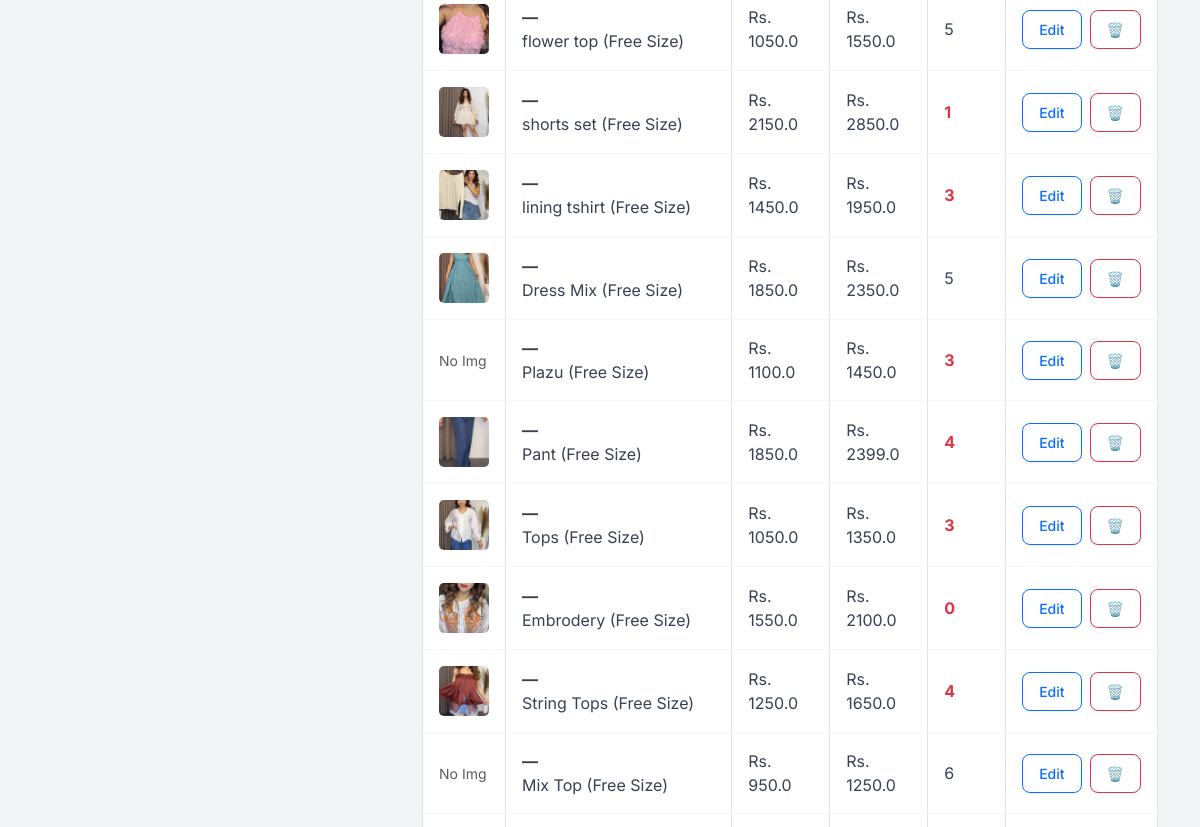
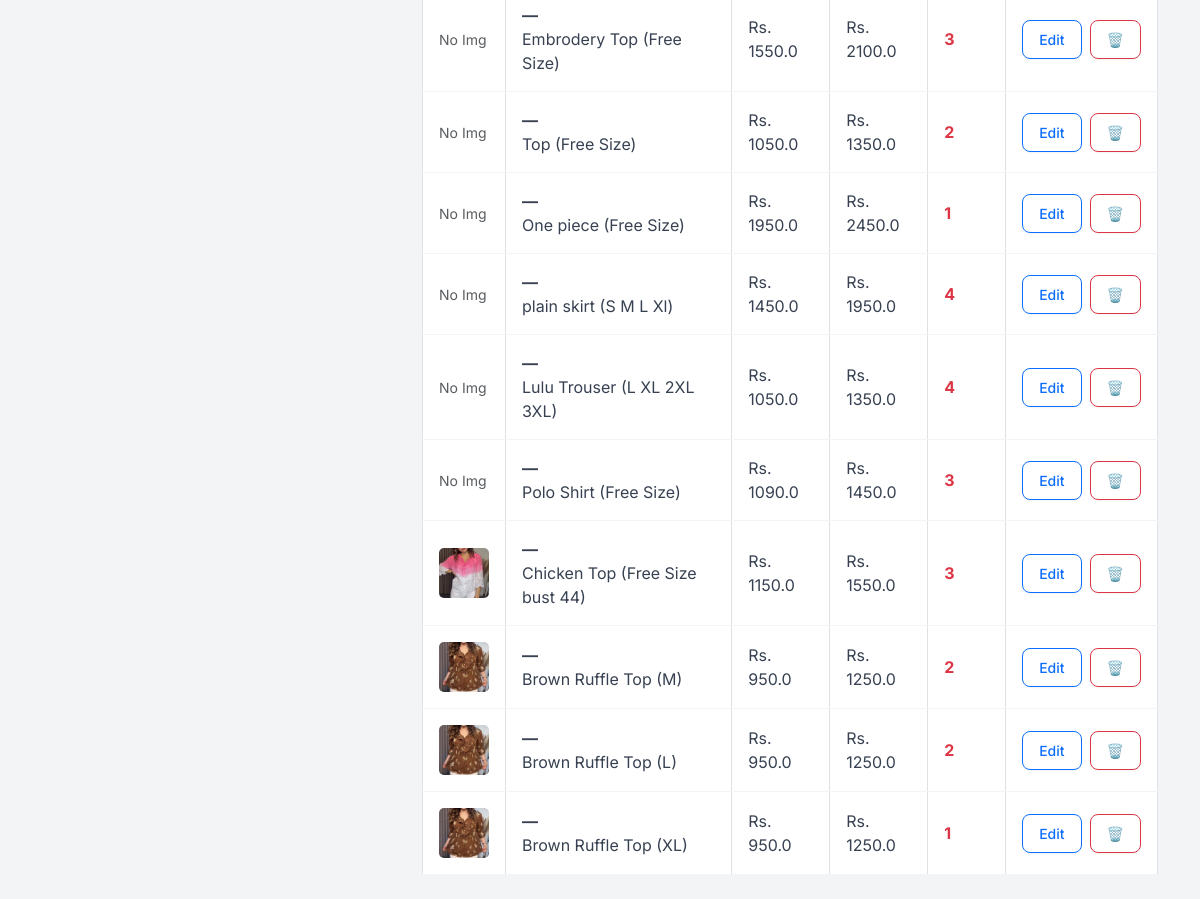
The page /inventory (lower part) on the database as committed earlier (2 pictures, top to bottom).
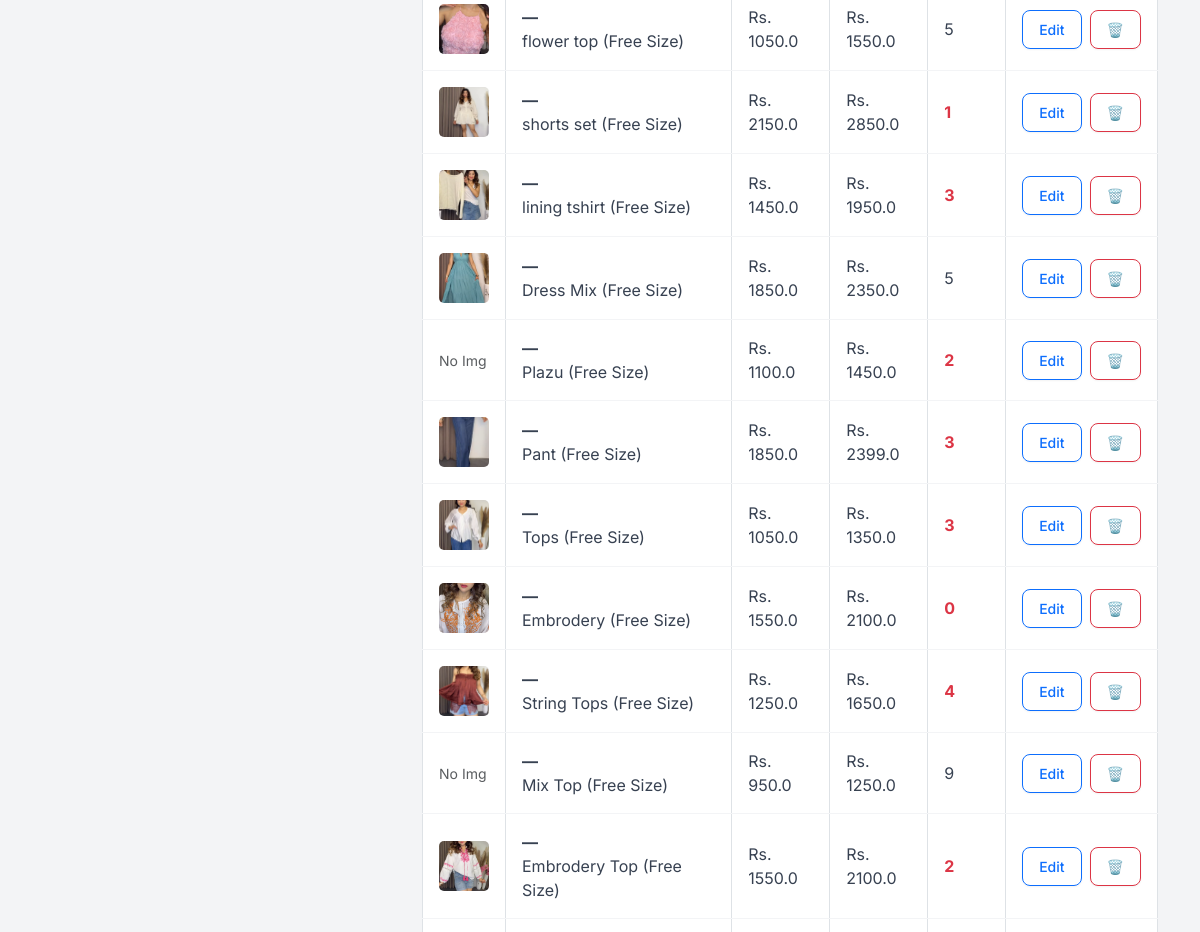
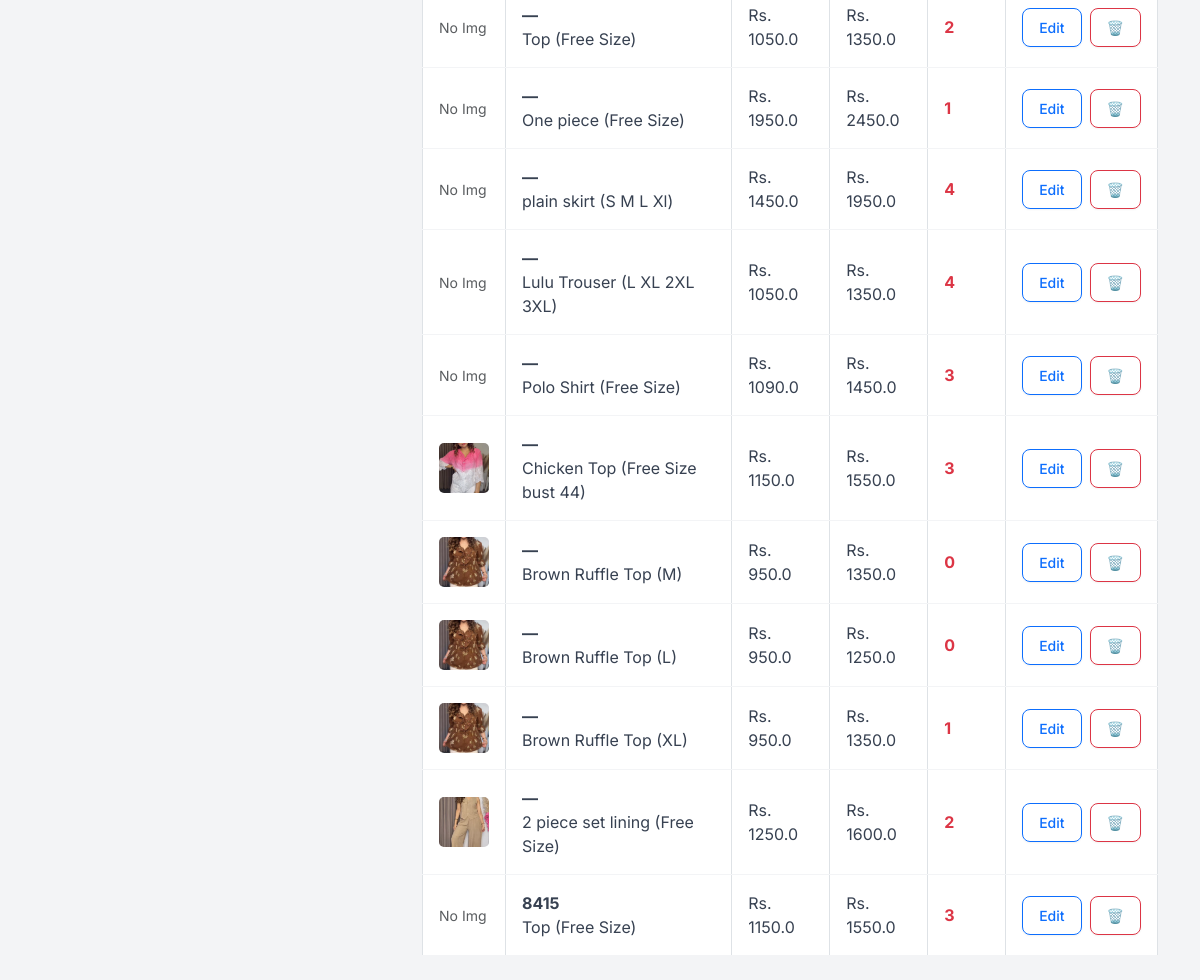
The same page on the database as committed later (2 pictures, top to bottom).
### app.py (models this page shows)
class Product(db.Model):
    id = db.Column(db.Integer, primary_key=True)
    sku = db.Column(db.String(50), unique=True, nullable=True)
    name = db.Column(db.String(100), nullable=False)
    size = db.Column(db.String(10), nullable=False)
    cost_price = db.Column(db.Float, default=0.0)
    price = db.Column(db.Float, nullable=False)
    stock = db.Column(db.Integer, default=0)
    image = db.Column(db.String(100), nullable=True)

### app.py (the view, shortened to what this page needs)
@app.route('/inventory', methods=['GET', 'POST'])
def inventory():
    products = Product.query.all()
    return render_template('inventory.html', products=products)

### templates/inventory.html (shortened to what this page needs)
{% extends "layout.html" %}
{% block content %}
<div class="row">
    <div class="col-md-4">
    </div>
    <div class="col-md-8">
        <table class="table table-bordered bg-white align-middle">
            <tbody>
                {% for p in products %}
                <tr>
                    <td>
                        {% if p.image %}
                        <img src="{{ url_for('static', filename='uploads/' + p.image) }}" width="50" height="50" style="object-fit: cover; border-radius: 5px;">
                        {% else %}
                        <span class="text-muted small">No Img</span>
                        {% endif %}
                    </td>
                    <td>
                        <strong>{{ p.sku if p.sku else '—' }}</strong><br>
                        {{ p.name }} ({{ p.size }})
                    </td>
                    <td>Rs. {{ p.cost_price }}</td>
                    <td>Rs. {{ p.price }}</td>
                    <td class="{{ 'text-danger fw-bold' if p.stock < 5 else '' }}">{{ p.stock }}</td>
                    <td>
                        <div class="d-flex gap-2">
                            <a href="/edit_product/{{ p.id }}" class="btn btn-sm btn-outline-primary">Edit</a>
                            <a href="/delete_product/{{ p.id }}"
                               class="btn btn-sm btn-outline-danger"
                               onclick="return confirm('Are you sure? This cannot be undone.')">
                                🗑️
                            </a>
                        </div>
                    </td>
                </tr>
                {% endfor %}
            </tbody>
        </table>
    </div>
</div>
{% endblock %}

### templates/layout.html (shortened to what this page needs)
<!DOCTYPE html>
<html lang="en">
<head>
    <link href="https://cdn.jsdelivr.net/npm/bootstrap@5.3.0/dist/css/bootstrap.min.css" rel="stylesheet">
</head>
<body>
    <div class="container py-4">
        {% block content %}{% endblock %}
    </div>
</body>
</html>

### templates/layout.html (style rules this page uses)
:root { --primary-color: #2563eb; --bg-color: #f3f4f6; --text-dark: #1f2937; --card-shadow: 0 4px 6px -1px rgba(0, 0, 0, 0.1), 0 2px 4px -1px rgba(0, 0, 0, 0.06); }
body { font-family: 'Inter', sans-serif; background-color: var(--bg-color); color: var(--text-dark); }
.table { margin-bottom: 0; }

Rows that differ between the two databases and show on the page:
changed Product "Plazu": stock "3" → "2"
changed Product "Pant": stock "4" → "3"
changed Product "Mix Top": stock "6" → "9"
changed Product "Embrodery Top": image: picture added; stock "3" → "2"; no longer shows "No Img"
changed Product (number 18 of 22 on the later page): price "1250.0" → "1350.0"; stock "2" → "0"
changed Product (number 19 of 22 on the later page): stock "2" → "0"
changed Product "XL": price "1250.0" → "1350.0"
added Product: image (picture), sku "—", name "2 piece set lining", size "Free Size", cost_price "1250.0", price "1600.0", stock "2"
added Product: shows "No Img", sku "8415", name "Top", size "Free Size", cost_price "1150.0", price "1550.0", stock "3"
